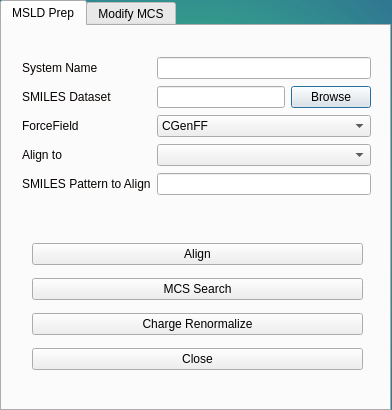
<?xml version="1.0" encoding="UTF-8"?>
<ui version="4.0">
 <class>Main</class>
 <widget class="QDialog" name="Main">
  <property name="geometry">
   <rect>
    <x>0</x>
    <y>0</y>
    <width>392</width>
    <height>410</height>
   </rect>
  </property>
  <property name="windowTitle">
   <string>MSLD Prep</string>
  </property>
  <property name="styleSheet">
   <string notr="true">QWidget#Main{background-color:qradialgradient(spread:pad, cx:0.5, cy:0.5, radius:1.239, fx:0.5, fy:0.5, stop:0 rgba(37, 225, 116, 159), stop:0.790323 rgba(47, 90, 151, 255));}</string>
  </property>
  <widget class="QTabWidget" name="tabWidget">
   <property name="geometry">
    <rect>
     <x>0</x>
     <y>0</y>
     <width>391</width>
     <height>411</height>
    </rect>
   </property>
   <property name="styleSheet">
    <string notr="true">QWidgets#tabWidget{background-color:qradialgradient(spread:pad, cx:0.5, cy:0.5, radius:1.239, fx:0.5, fy:0.5, stop:0 rgba(37, 225, 116, 159), stop:0.790323 rgba(47, 90, 151, 255));}</string>
   </property>
   <property name="tabPosition">
    <enum>QTabWidget::North</enum>
   </property>
   <property name="currentIndex">
    <number>0</number>
   </property>
   <widget class="QWidget" name="tab">
    <attribute name="title">
     <string>MSLD Prep</string>
    </attribute>
    <widget class="QWidget" name="gridLayoutWidget">
     <property name="geometry">
      <rect>
       <x>20</x>
       <y>30</y>
       <width>349</width>
       <height>144</height>
      </rect>
     </property>
     <layout class="QGridLayout" name="gridLayout">
      <item row="5" column="0">
       <widget class="QLabel" name="label_5">
        <property name="styleSheet">
         <string notr="true">color:rgb(7, 3, 1); font: 14pt &quot;Arial&quot;;</string>
        </property>
        <property name="text">
         <string>SMILES Pattern to Align</string>
        </property>
       </widget>
      </item>
      <item row="3" column="0">
       <widget class="QLabel" name="label_3">
        <property name="styleSheet">
         <string notr="true">color:rgb(7, 3, 1); font: 14pt &quot;Arial&quot;;</string>
        </property>
        <property name="text">
         <string>ForceField</string>
        </property>
       </widget>
      </item>
      <item row="2" column="0">
       <widget class="QLabel" name="label_2">
        <property name="styleSheet">
         <string notr="true">color:rgb(7, 3, 1); font: 14pt &quot;Arial&quot;;</string>
        </property>
        <property name="text">
         <string>SMILES Dataset</string>
        </property>
       </widget>
      </item>
      <item row="2" column="2">
       <widget class="QPushButton" name="button_browse">
        <property name="text">
         <string>Browse</string>
        </property>
       </widget>
      </item>
      <item row="0" column="1" colspan="2">
       <widget class="QLineEdit" name="input_sysname"/>
      </item>
      <item row="4" column="0">
       <widget class="QLabel" name="label_4">
        <property name="styleSheet">
         <string notr="true">color:rgb(7, 3, 1); font: 14pt &quot;Arial&quot;;</string>
        </property>
        <property name="text">
         <string>Align to</string>
        </property>
       </widget>
      </item>
      <item row="0" column="0">
       <widget class="QLabel" name="label">
        <property name="styleSheet">
         <string notr="true">color:rgb(7, 3, 1); font: 14pt &quot;Arial&quot;;</string>
        </property>
        <property name="text">
         <string>System Name</string>
        </property>
       </widget>
      </item>
      <item row="2" column="1">
       <widget class="QLineEdit" name="input_dataset"/>
      </item>
      <item row="3" column="1" colspan="2">
       <widget class="QComboBox" name="input_forcefield">
        <item>
         <property name="text">
          <string>CGenFF</string>
         </property>
        </item>
        <item>
         <property name="text">
          <string>GAFF</string>
         </property>
        </item>
       </widget>
      </item>
      <item row="4" column="1" colspan="2">
       <widget class="QComboBox" name="input_objecttoalign"/>
      </item>
      <item row="5" column="1" colspan="2">
       <widget class="QLineEdit" name="input_patterntoalign"/>
      </item>
     </layout>
    </widget>
    <widget class="QWidget" name="verticalLayoutWidget">
     <property name="geometry">
      <rect>
       <x>30</x>
       <y>210</y>
       <width>331</width>
       <height>141</height>
      </rect>
     </property>
     <layout class="QVBoxLayout" name="verticalLayout">
      <item>
       <widget class="QPushButton" name="button_align">
        <property name="text">
         <string>Align</string>
        </property>
       </widget>
      </item>
      <item>
       <layout class="QHBoxLayout" name="horizontalLayout_3">
        <item>
         <widget class="QPushButton" name="button_mcss">
          <property name="text">
           <string>MCS Search</string>
          </property>
         </widget>
        </item>
       </layout>
      </item>
      <item>
       <widget class="QPushButton" name="button_crn">
        <property name="text">
         <string>Charge Renormalize</string>
        </property>
       </widget>
      </item>
      <item>
       <layout class="QHBoxLayout" name="horizontalLayout_2">
        <item>
         <widget class="QPushButton" name="button_close">
          <property name="text">
           <string>Close</string>
          </property>
         </widget>
        </item>
       </layout>
      </item>
     </layout>
    </widget>
   </widget>
   <widget class="QWidget" name="tab_2">
    <attribute name="title">
     <string>Modify MCS</string>
    </attribute>
    <widget class="QWidget" name="gridLayoutWidget_2">
     <property name="geometry">
      <rect>
       <x>20</x>
       <y>20</y>
       <width>331</width>
       <height>181</height>
      </rect>
     </property>
     <layout class="QGridLayout" name="gridLayout_2">
      <item row="3" column="1" colspan="2">
       <widget class="QPushButton" name="button_undomove">
        <property name="text">
         <string>Undo</string>
        </property>
       </widget>
      </item>
      <item row="2" column="1" colspan="2">
       <widget class="QPushButton" name="button_moveselected">
        <property name="text">
         <string>Move Selected Core Atom to Nearest Site</string>
        </property>
       </widget>
      </item>
      <item row="1" column="1">
       <layout class="QHBoxLayout" name="horizontalLayout_5">
        <item>
         <widget class="QLabel" name="label_10">
          <property name="text">
           <string>Remove selected atom to site #</string>
          </property>
         </widget>
        </item>
        <item>
         <widget class="QLineEdit" name="input_siteselectedtomove"/>
        </item>
       </layout>
      </item>
      <item row="1" column="2">
       <widget class="QPushButton" name="button_moveselectedtosite">
        <property name="text">
         <string>Move</string>
        </property>
       </widget>
      </item>
      <item row="0" column="1" colspan="2">
       <widget class="QLabel" name="label_6">
        <property name="styleSheet">
         <string notr="true">color:rgb(7, 3, 1); font: 18pt &quot;Arial&quot;;</string>
        </property>
        <property name="text">
         <string>Move Core Atom to a Substituent Site</string>
        </property>
       </widget>
      </item>
     </layout>
    </widget>
   </widget>
  </widget>
 </widget>
 <resources/>
 <connections/>
</ui>
